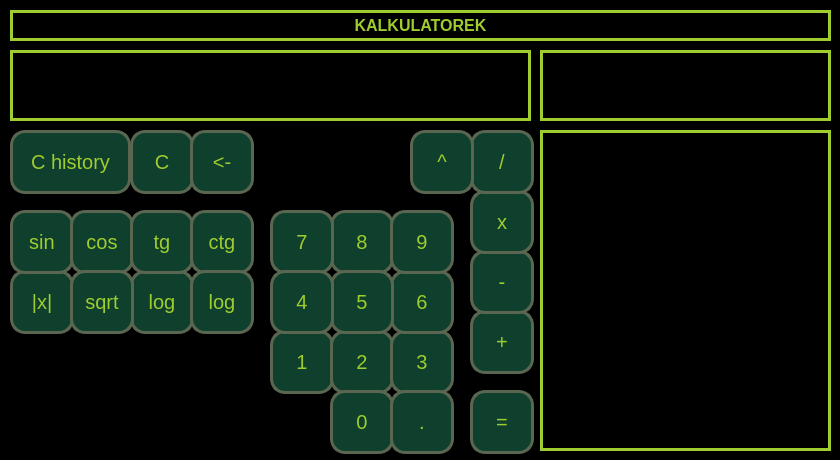
<?xml version="1.0" encoding="UTF-8"?>
<ui version="4.0">
 <class>MainWindow</class>
 <widget class="QMainWindow" name="MainWindow">
  <property name="geometry">
   <rect>
    <x>0</x>
    <y>0</y>
    <width>840</width>
    <height>460</height>
   </rect>
  </property>
  <property name="minimumSize">
   <size>
    <width>840</width>
    <height>460</height>
   </size>
  </property>
  <property name="maximumSize">
   <size>
    <width>840</width>
    <height>460</height>
   </size>
  </property>
  <property name="windowTitle">
   <string>KALKULATOREK</string>
  </property>
  <property name="styleSheet">
   <string notr="true">QWidget{
background-color: rgb(0,0,0)
}

QPushButton{
border: none;
border: 3px solid rgb(90,102,80);
border-radius:15px;
background-color: rgb(14,64,45);
color: rgb(159,204,46);
}
QLabel{
color: rgb(159,204,46);
border: 3px solid rgb(159,204,46);
}</string>
  </property>
  <widget class="QWidget" name="centralwidget">
   <widget class="QPushButton" name="pushButton_1">
    <property name="geometry">
     <rect>
      <x>270</x>
      <y>330</y>
      <width>64</width>
      <height>64</height>
     </rect>
    </property>
    <property name="font">
     <font>
      <pointsize>15</pointsize>
     </font>
    </property>
    <property name="text">
     <string>1</string>
    </property>
   </widget>
   <widget class="QPushButton" name="pushButton_2">
    <property name="geometry">
     <rect>
      <x>330</x>
      <y>330</y>
      <width>64</width>
      <height>64</height>
     </rect>
    </property>
    <property name="font">
     <font>
      <pointsize>15</pointsize>
     </font>
    </property>
    <property name="text">
     <string>2</string>
    </property>
   </widget>
   <widget class="QPushButton" name="pushButton_3">
    <property name="geometry">
     <rect>
      <x>390</x>
      <y>330</y>
      <width>64</width>
      <height>64</height>
     </rect>
    </property>
    <property name="font">
     <font>
      <pointsize>15</pointsize>
     </font>
    </property>
    <property name="text">
     <string>3</string>
    </property>
   </widget>
   <widget class="QPushButton" name="pushButton_8">
    <property name="geometry">
     <rect>
      <x>330</x>
      <y>210</y>
      <width>64</width>
      <height>64</height>
     </rect>
    </property>
    <property name="font">
     <font>
      <pointsize>15</pointsize>
     </font>
    </property>
    <property name="text">
     <string>8</string>
    </property>
   </widget>
   <widget class="QPushButton" name="pushButton_7">
    <property name="geometry">
     <rect>
      <x>270</x>
      <y>210</y>
      <width>64</width>
      <height>64</height>
     </rect>
    </property>
    <property name="font">
     <font>
      <pointsize>15</pointsize>
     </font>
    </property>
    <property name="text">
     <string>7</string>
    </property>
   </widget>
   <widget class="QPushButton" name="pushButton_6">
    <property name="geometry">
     <rect>
      <x>390</x>
      <y>270</y>
      <width>64</width>
      <height>64</height>
     </rect>
    </property>
    <property name="font">
     <font>
      <pointsize>15</pointsize>
     </font>
    </property>
    <property name="text">
     <string>6</string>
    </property>
   </widget>
   <widget class="QPushButton" name="pushButton_5">
    <property name="geometry">
     <rect>
      <x>330</x>
      <y>270</y>
      <width>64</width>
      <height>64</height>
     </rect>
    </property>
    <property name="font">
     <font>
      <pointsize>15</pointsize>
     </font>
    </property>
    <property name="text">
     <string>5</string>
    </property>
   </widget>
   <widget class="QPushButton" name="pushButton_4">
    <property name="geometry">
     <rect>
      <x>270</x>
      <y>270</y>
      <width>64</width>
      <height>64</height>
     </rect>
    </property>
    <property name="font">
     <font>
      <pointsize>15</pointsize>
     </font>
    </property>
    <property name="text">
     <string>4</string>
    </property>
   </widget>
   <widget class="QPushButton" name="pushButton_9">
    <property name="geometry">
     <rect>
      <x>390</x>
      <y>210</y>
      <width>64</width>
      <height>64</height>
     </rect>
    </property>
    <property name="font">
     <font>
      <pointsize>15</pointsize>
     </font>
    </property>
    <property name="text">
     <string>9</string>
    </property>
   </widget>
   <widget class="QLabel" name="wynik">
    <property name="geometry">
     <rect>
      <x>10</x>
      <y>50</y>
      <width>521</width>
      <height>71</height>
     </rect>
    </property>
    <property name="font">
     <font>
      <pointsize>25</pointsize>
      <bold>true</bold>
     </font>
    </property>
    <property name="frameShape">
     <enum>QFrame::Shape::Box</enum>
    </property>
    <property name="frameShadow">
     <enum>QFrame::Shadow::Plain</enum>
    </property>
    <property name="lineWidth">
     <number>2</number>
    </property>
    <property name="text">
     <string/>
    </property>
    <property name="scaledContents">
     <bool>false</bool>
    </property>
    <property name="alignment">
     <set>Qt::AlignmentFlag::AlignRight|Qt::AlignmentFlag::AlignTrailing|Qt::AlignmentFlag::AlignVCenter</set>
    </property>
   </widget>
   <widget class="QPushButton" name="pushButton_0">
    <property name="geometry">
     <rect>
      <x>330</x>
      <y>390</y>
      <width>64</width>
      <height>64</height>
     </rect>
    </property>
    <property name="font">
     <font>
      <pointsize>15</pointsize>
     </font>
    </property>
    <property name="text">
     <string>0</string>
    </property>
   </widget>
   <widget class="QPushButton" name="pushButton_dot">
    <property name="geometry">
     <rect>
      <x>390</x>
      <y>390</y>
      <width>64</width>
      <height>64</height>
     </rect>
    </property>
    <property name="font">
     <font>
      <pointsize>15</pointsize>
     </font>
    </property>
    <property name="text">
     <string>.</string>
    </property>
   </widget>
   <widget class="QPushButton" name="pushButton_calc">
    <property name="geometry">
     <rect>
      <x>470</x>
      <y>390</y>
      <width>64</width>
      <height>64</height>
     </rect>
    </property>
    <property name="font">
     <font>
      <pointsize>15</pointsize>
     </font>
    </property>
    <property name="text">
     <string>=</string>
    </property>
    <property name="checkable">
     <bool>false</bool>
    </property>
    <property name="default">
     <bool>false</bool>
    </property>
   </widget>
   <widget class="QPushButton" name="pushButton_plus">
    <property name="geometry">
     <rect>
      <x>470</x>
      <y>310</y>
      <width>64</width>
      <height>64</height>
     </rect>
    </property>
    <property name="font">
     <font>
      <pointsize>15</pointsize>
     </font>
    </property>
    <property name="text">
     <string>+</string>
    </property>
   </widget>
   <widget class="QPushButton" name="pushButton_substract">
    <property name="geometry">
     <rect>
      <x>470</x>
      <y>250</y>
      <width>64</width>
      <height>64</height>
     </rect>
    </property>
    <property name="font">
     <font>
      <pointsize>15</pointsize>
     </font>
    </property>
    <property name="text">
     <string>-</string>
    </property>
   </widget>
   <widget class="QPushButton" name="pushButton_multiply">
    <property name="geometry">
     <rect>
      <x>470</x>
      <y>190</y>
      <width>64</width>
      <height>64</height>
     </rect>
    </property>
    <property name="font">
     <font>
      <pointsize>15</pointsize>
     </font>
    </property>
    <property name="text">
     <string>x</string>
    </property>
   </widget>
   <widget class="QPushButton" name="pushButton_divide">
    <property name="geometry">
     <rect>
      <x>470</x>
      <y>130</y>
      <width>64</width>
      <height>64</height>
     </rect>
    </property>
    <property name="font">
     <font>
      <pointsize>15</pointsize>
     </font>
    </property>
    <property name="text">
     <string>/</string>
    </property>
   </widget>
   <widget class="QPushButton" name="pushButton_del">
    <property name="geometry">
     <rect>
      <x>130</x>
      <y>130</y>
      <width>64</width>
      <height>64</height>
     </rect>
    </property>
    <property name="font">
     <font>
      <pointsize>15</pointsize>
      <bold>false</bold>
      <underline>false</underline>
     </font>
    </property>
    <property name="cursor">
     <cursorShape>ArrowCursor</cursorShape>
    </property>
    <property name="styleSheet">
     <string notr="true"/>
    </property>
    <property name="text">
     <string>C</string>
    </property>
   </widget>
   <widget class="QLabel" name="title">
    <property name="geometry">
     <rect>
      <x>10</x>
      <y>10</y>
      <width>821</width>
      <height>31</height>
     </rect>
    </property>
    <property name="font">
     <font>
      <pointsize>12</pointsize>
      <bold>true</bold>
     </font>
    </property>
    <property name="frameShape">
     <enum>QFrame::Shape::Box</enum>
    </property>
    <property name="frameShadow">
     <enum>QFrame::Shadow::Plain</enum>
    </property>
    <property name="lineWidth">
     <number>2</number>
    </property>
    <property name="text">
     <string>KALKULATOREK</string>
    </property>
    <property name="scaledContents">
     <bool>false</bool>
    </property>
    <property name="alignment">
     <set>Qt::AlignmentFlag::AlignCenter</set>
    </property>
   </widget>
   <widget class="QLabel" name="historia">
    <property name="geometry">
     <rect>
      <x>540</x>
      <y>130</y>
      <width>291</width>
      <height>321</height>
     </rect>
    </property>
    <property name="font">
     <font>
      <pointsize>16</pointsize>
      <bold>true</bold>
     </font>
    </property>
    <property name="frameShape">
     <enum>QFrame::Shape::Box</enum>
    </property>
    <property name="frameShadow">
     <enum>QFrame::Shadow::Plain</enum>
    </property>
    <property name="lineWidth">
     <number>2</number>
    </property>
    <property name="text">
     <string/>
    </property>
    <property name="scaledContents">
     <bool>false</bool>
    </property>
    <property name="alignment">
     <set>Qt::AlignmentFlag::AlignRight|Qt::AlignmentFlag::AlignTop|Qt::AlignmentFlag::AlignTrailing</set>
    </property>
   </widget>
   <widget class="QPushButton" name="pushButton_log">
    <property name="geometry">
     <rect>
      <x>130</x>
      <y>270</y>
      <width>64</width>
      <height>64</height>
     </rect>
    </property>
    <property name="font">
     <font>
      <pointsize>15</pointsize>
     </font>
    </property>
    <property name="text">
     <string>log</string>
    </property>
   </widget>
   <widget class="QPushButton" name="pushButton_pow">
    <property name="geometry">
     <rect>
      <x>410</x>
      <y>130</y>
      <width>64</width>
      <height>64</height>
     </rect>
    </property>
    <property name="font">
     <font>
      <pointsize>15</pointsize>
     </font>
    </property>
    <property name="text">
     <string>^</string>
    </property>
   </widget>
   <widget class="QPushButton" name="pushButton_abs">
    <property name="geometry">
     <rect>
      <x>10</x>
      <y>270</y>
      <width>64</width>
      <height>64</height>
     </rect>
    </property>
    <property name="font">
     <font>
      <pointsize>15</pointsize>
     </font>
    </property>
    <property name="text">
     <string>|x|</string>
    </property>
   </widget>
   <widget class="QPushButton" name="pushButton_sin">
    <property name="geometry">
     <rect>
      <x>10</x>
      <y>210</y>
      <width>64</width>
      <height>64</height>
     </rect>
    </property>
    <property name="font">
     <font>
      <pointsize>15</pointsize>
     </font>
    </property>
    <property name="text">
     <string>sin</string>
    </property>
   </widget>
   <widget class="QPushButton" name="pushButton_cos">
    <property name="geometry">
     <rect>
      <x>70</x>
      <y>210</y>
      <width>64</width>
      <height>64</height>
     </rect>
    </property>
    <property name="font">
     <font>
      <pointsize>15</pointsize>
     </font>
    </property>
    <property name="text">
     <string>cos</string>
    </property>
   </widget>
   <widget class="QPushButton" name="pushButton_tg">
    <property name="geometry">
     <rect>
      <x>130</x>
      <y>210</y>
      <width>64</width>
      <height>64</height>
     </rect>
    </property>
    <property name="font">
     <font>
      <pointsize>15</pointsize>
     </font>
    </property>
    <property name="text">
     <string>tg</string>
    </property>
   </widget>
   <widget class="QPushButton" name="pushButton_ctg">
    <property name="geometry">
     <rect>
      <x>190</x>
      <y>210</y>
      <width>64</width>
      <height>64</height>
     </rect>
    </property>
    <property name="font">
     <font>
      <pointsize>15</pointsize>
     </font>
    </property>
    <property name="text">
     <string>ctg</string>
    </property>
   </widget>
   <widget class="QLabel" name="error">
    <property name="geometry">
     <rect>
      <x>540</x>
      <y>50</y>
      <width>291</width>
      <height>71</height>
     </rect>
    </property>
    <property name="font">
     <font>
      <pointsize>12</pointsize>
      <bold>true</bold>
     </font>
    </property>
    <property name="frameShape">
     <enum>QFrame::Shape::Box</enum>
    </property>
    <property name="frameShadow">
     <enum>QFrame::Shadow::Plain</enum>
    </property>
    <property name="lineWidth">
     <number>2</number>
    </property>
    <property name="text">
     <string/>
    </property>
    <property name="scaledContents">
     <bool>false</bool>
    </property>
    <property name="alignment">
     <set>Qt::AlignmentFlag::AlignRight|Qt::AlignmentFlag::AlignTrailing|Qt::AlignmentFlag::AlignVCenter</set>
    </property>
   </widget>
   <widget class="QPushButton" name="pushButton_clearh">
    <property name="geometry">
     <rect>
      <x>10</x>
      <y>130</y>
      <width>121</width>
      <height>64</height>
     </rect>
    </property>
    <property name="font">
     <font>
      <pointsize>15</pointsize>
      <bold>false</bold>
      <underline>false</underline>
     </font>
    </property>
    <property name="cursor">
     <cursorShape>ArrowCursor</cursorShape>
    </property>
    <property name="styleSheet">
     <string notr="true"/>
    </property>
    <property name="text">
     <string>C history</string>
    </property>
   </widget>
   <widget class="QPushButton" name="pushButton_back">
    <property name="geometry">
     <rect>
      <x>190</x>
      <y>130</y>
      <width>64</width>
      <height>64</height>
     </rect>
    </property>
    <property name="font">
     <font>
      <pointsize>15</pointsize>
      <bold>false</bold>
      <underline>false</underline>
     </font>
    </property>
    <property name="cursor">
     <cursorShape>ArrowCursor</cursorShape>
    </property>
    <property name="styleSheet">
     <string notr="true"/>
    </property>
    <property name="text">
     <string>&lt;-</string>
    </property>
   </widget>
   <widget class="QPushButton" name="pushButton_sqrt">
    <property name="geometry">
     <rect>
      <x>70</x>
      <y>270</y>
      <width>64</width>
      <height>64</height>
     </rect>
    </property>
    <property name="font">
     <font>
      <pointsize>15</pointsize>
     </font>
    </property>
    <property name="text">
     <string>sqrt</string>
    </property>
   </widget>
   <widget class="QPushButton" name="pushButton_ln">
    <property name="geometry">
     <rect>
      <x>190</x>
      <y>270</y>
      <width>64</width>
      <height>64</height>
     </rect>
    </property>
    <property name="font">
     <font>
      <pointsize>15</pointsize>
     </font>
    </property>
    <property name="text">
     <string>log</string>
    </property>
   </widget>
  </widget>
 </widget>
 <resources/>
 <connections/>
</ui>
